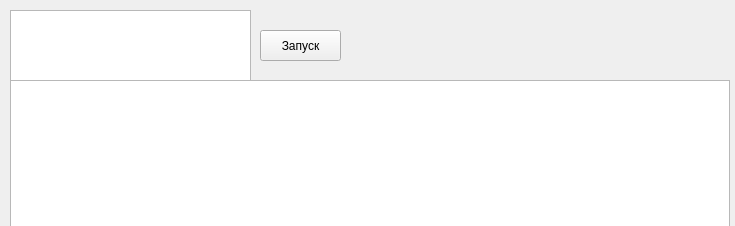
<?xml version="1.0" encoding="UTF-8"?>
<ui version="4.0">
 <class>Form1</class>
 <widget class="QWidget" name="Form1">
  <property name="geometry">
   <rect>
    <x>0</x>
    <y>0</y>
    <width>735</width>
    <height>226</height>
   </rect>
  </property>
  <property name="windowTitle">
   <string>Form</string>
  </property>
  <widget class="QPlainTextEdit" name="plainTextEdit">
   <property name="geometry">
    <rect>
     <x>10</x>
     <y>10</y>
     <width>241</width>
     <height>71</height>
    </rect>
   </property>
  </widget>
  <widget class="QPushButton" name="pushButton">
   <property name="geometry">
    <rect>
     <x>260</x>
     <y>30</y>
     <width>81</width>
     <height>31</height>
    </rect>
   </property>
   <property name="text">
    <string>Запуск</string>
   </property>
  </widget>
  <widget class="QTableWidget" name="tableWidget">
   <property name="geometry">
    <rect>
     <x>10</x>
     <y>80</y>
     <width>720</width>
     <height>192</height>
    </rect>
   </property>
  </widget>
 </widget>
 <resources/>
 <connections/>
</ui>
